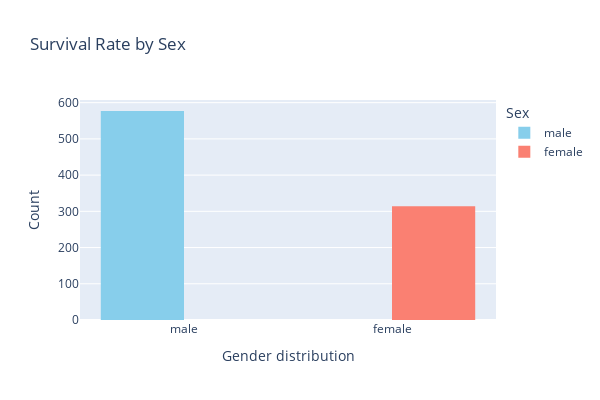

The cell this chart's notebook holds for it:
### Markdown cell above
### Categorical Features vs. Survival

### Code cell
fig = px.histogram(
    df2,
    x="Sex",
    color="Sex",
    title="Survival Rate by Sex",
    color_discrete_map={"male": "skyblue", "female": "salmon"},
    barmode="group"
)

# Update layout to mimic the original seaborn look
fig.update_layout(
    width=600,
    height=400,
    xaxis_title="Gender distribution",
    yaxis_title="Count",
    bargap=0.2
)

fig.show()

### Figure 1 — Plotly figure (JSON) as saved in the notebook; plotly's stock layout.template omitted (floating-point values rounded to 4 significant figures; data arrays with more than 128 entries replaced by an {"elided": "..."} marker saying what was removed)
{"data": [{"alignmentgroup": "True", "bingroup": "x", "hovertemplate": "Sex=%{x}<br>count=%{y}<extra></extra>", "legendgroup": "male", "marker": {"color": "skyblue", "pattern": {"shape": ""}}, "name": "male", "offsetgroup": "male", "orientation": "v", "showlegend": true, "type": "histogram", "x": {"elided": "577 str values"}, "xaxis": "x", "yaxis": "y"}, {"alignmentgroup": "True", "bingroup": "x", "hovertemplate": "Sex=%{x}<br>count=%{y}<extra></extra>", "legendgroup": "female", "marker": {"color": "salmon", "pattern": {"shape": ""}}, "name": "female", "offsetgroup": "female", "orientation": "v", "showlegend": true, "type": "histogram", "x": {"elided": "314 str values"}, "xaxis": "x", "yaxis": "y"}], "layout": {"bargap": 0.2, "barmode": "group", "height": 400, "legend": {"title": {"text": "Sex"}, "tracegroupgap": 0}, "title": {"text": "Survival Rate by Sex"}, "width": 600, "xaxis": {"anchor": "y", "categoryarray": ["male", "female"], "categoryorder": "array", "domain": [0, 1], "title": {"text": "Gender distribution"}}, "yaxis": {"anchor": "x", "domain": [0, 1], "title": {"text": "Count"}}}}
